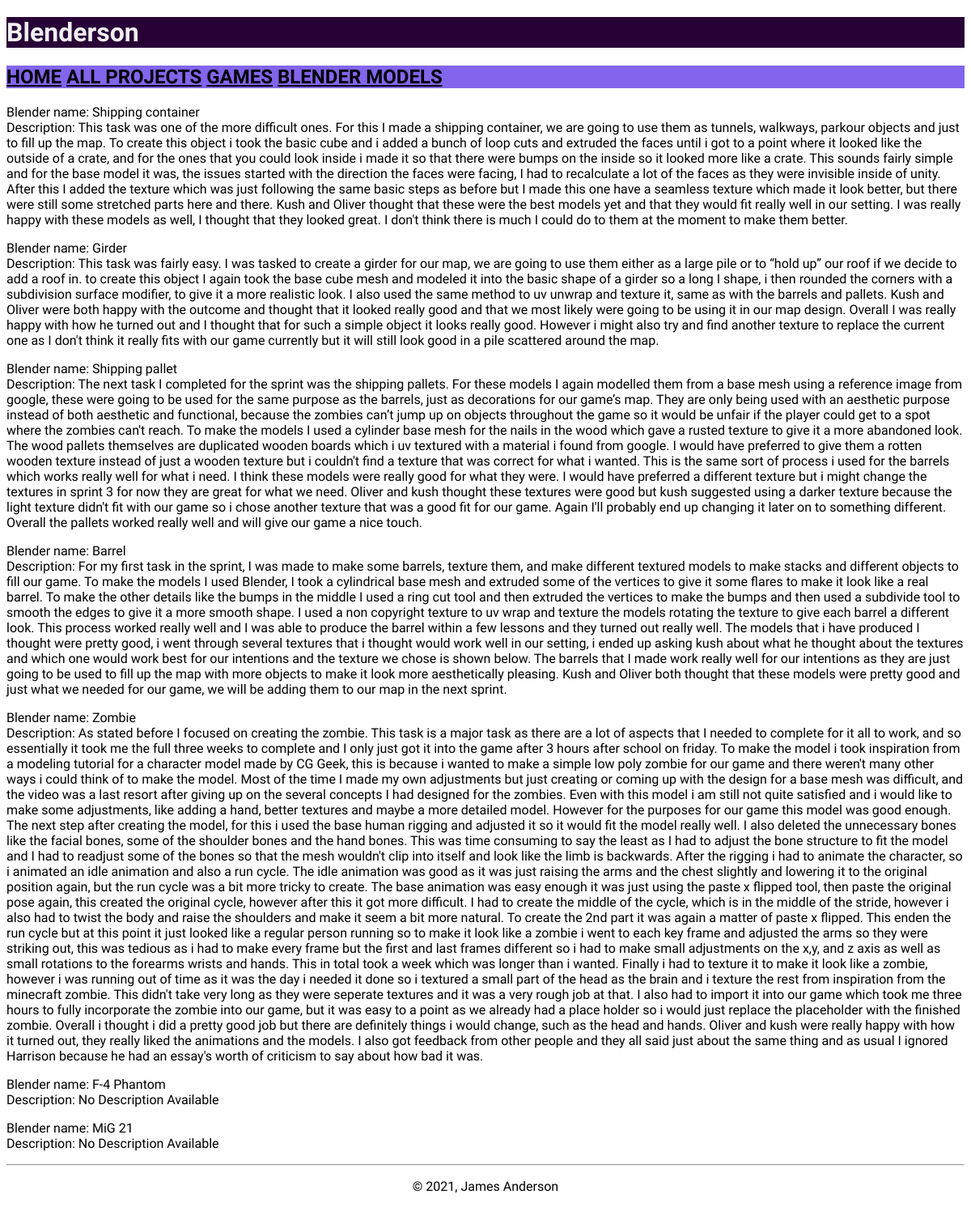
Page /blender on the committed database.
### models.py (models this page shows)
class Project(db.Model):
    __tablename__ = 'Project'
    id = db.Column(db.Integer, primary_key=True)
    name = db.Column(db.String())
    image = db.Column(db.String())
    description = db.Column(db.Text())
    category = db.Column(db.Integer)

### main.py (the view)
@app.route('/blender')
def blender():
  blender = models.Project.query.filter_by(category=3).all()
  print(blender)
  return render_template('blender.html', blender=blender)

### templates/blender.html
{% extends 'layout.html' %}
{% block content %}
{% for blender in blender %}
<p>Blender name:  {{ blender.name }}<br>
Description: {{ blender.description }}</p>
{% endfor %}
{% endblock %}

### Static/css/style.css (style rules this page uses)
html { font-family: 'New Tegomin', serif; background-color: rgb(255, 255, 255); }

### rows in the picture
Project: name "Shipping container", description "This task was one of the more difficult ones. For this I made a shipping container, we are going to use them as tunnels, walkways, parkour objects and just to fill up the map. To create this object i took the basic cube and i added a bunch of loop cuts and extruded the faces until i got to a point where it looked like the outside of a crate, and for the ones that you could look inside i made it so that there were bumps on the inside so it looked more like a crate. This sounds fairly simple and for the base model it was, the issues started with the direction the faces were facing, I had to recalculate a lot of the faces as they were invisible inside of unity. After this I added the texture…"
Project: name "Girder", description "This task was fairly easy. I was tasked to create a girder for our map, we are going to use them either as a large pile or to “hold up” our roof if we decide to add a roof in. to create this object I again took the base cube mesh and modeled it into the basic shape of a girder so a long I shape, i then rounded the corners with a subdivision surface modifier, to give it a more realistic look. I also used the same method to uv unwrap and texture it, same as with the barrels and pallets. Kush and Oliver were both happy with the outcome and thought that it looked really good and that we most likely were going to be using it in our map design. Overall I was really happy with how he turned out…"
Project: name "Shipping pallet", description "The next task I completed for the sprint was the shipping pallets. For these models I again modelled them from a base mesh using a reference image from google, these were going to be used for the same purpose as the barrels, just as decorations for our game’s map. They are only being used with an aesthetic purpose instead of both aesthetic and functional, because the zombies can’t jump up on objects throughout the game so it would be unfair if the player could get to a spot where the zombies can't reach. To make the models I used a cylinder base mesh for the nails in the wood which gave a rusted texture to give it a more abandoned look. The wood pallets themselves are duplicated wooden…"
Project: name "Barrel", description "For my first task in the sprint, I was made to make some barrels, texture them, and make different textured models to make stacks and different objects to fill our game. To make the models I used Blender, I took a cylindrical base mesh and extruded some of the vertices to give it some flares to make it look like a real barrel. To make the other details like the bumps in the middle I used a ring cut tool and then extruded the vertices to make the bumps and then used a subdivide tool to smooth the edges to give it a more smooth shape. I used a non copyright texture to uv wrap and texture the models rotating the texture to give each barrel a different look. This process worked really well and…"
Project: name "Zombie", description "As stated before I focused on creating the zombie. This task is a major task as there are a lot of aspects that I needed to complete for it all to work, and so essentially it took me the full three weeks to complete and I only just got it into the game after 3 hours after school on friday. To make the model i took inspiration from a modeling tutorial for a character model made by CG Geek, this is because i wanted to make a simple low poly zombie for our game and there weren't many other ways i could think of to make the model. Most of the time I made my own adjustments but just creating or coming up with the design for a base mesh was difficult, and the video was a last resort after giving…"
Project: name "F-4 Phantom", description "No Description Available"
Project: name "MiG 21", description "No Description Available"
